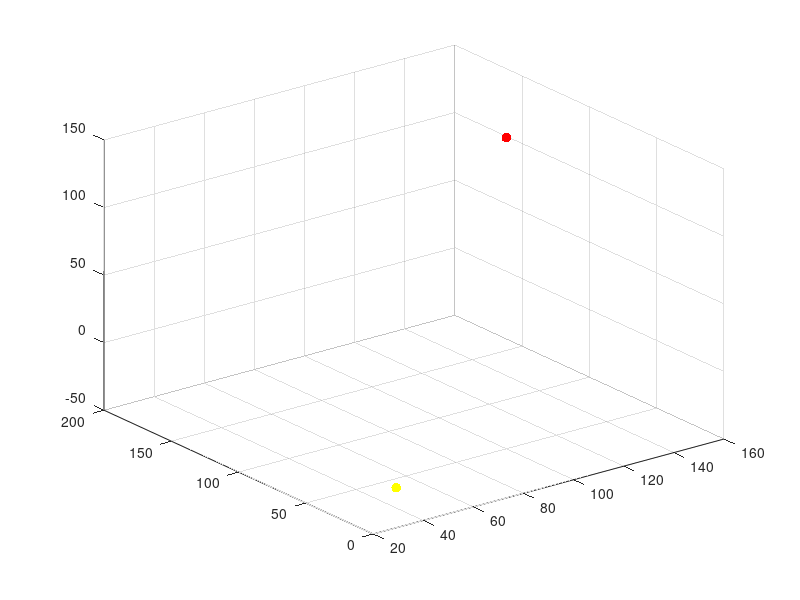

MATLAB code to generate this figure: (Note: this script raises an error after producing the figure.)
clear all
close all
clc
% run('bt-1.3/make_oct.m')

%% Options for plotting polytopes:
red.color = [1 0 0];
red.alpha = 1;

gray.color = [0.05 0.05 0.05];
gray.alpha = 0.01;

green.color = [0 1 0];
green.alpha = 0.1;

yellow.color = [1 1 0];
yellow.alpha = 0.2;
%% Generate random environment
%% 1. Random bounding box
rpx = rand*100; % center of bounding box in x
rpy = rand*100; % center of bounding box in y
rpz = rand*100; % center of bounding box in z

% creating bounding box randomly
margin = 15; % margin put to ensure no obstacles on the start and goal points
xlimits = [rpx-50*rand-50 rpx+50*rand+50];
ylimits = [rpy-50*rand-50 rpy+50*rand+50];
zlimits = [rpz-50*rand-50 rpz+50*rand+50];
[bounding_box_x, bounding_box_y, bounding_box_z] = meshgrid(xlimits, ylimits, zlimits);

fake_margin=0.1; % margin used to plot the bounding box such that it is not on top of some polytope (asthetics reasons only)
xlimits_fake = [xlimits(1)-fake_margin xlimits(2)+fake_margin];
ylimits_fake = [ylimits(1)-fake_margin ylimits(2)+fake_margin];
zlimits_fake = [zlimits(1)-fake_margin zlimits(2)+fake_margin];
[bounding_box_x_fake, bounding_box_y_fake, bounding_box_z_fake] = meshgrid(xlimits_fake, ylimits_fake, zlimits_fake);

bounding_box.V = [reshape(bounding_box_x,1,[]); reshape(bounding_box_y,1,[]); reshape(bounding_box_z,1,[])];
bounding_box_fake.V = [reshape(bounding_box_x_fake,1,[]); reshape(bounding_box_y_fake,1,[]); reshape(bounding_box_z_fake,1,[])];

%% Start and Goal Points:
start = [xlimits(1)+0.5*rand*(margin), ylimits(1)+0.5*rand*(margin), zlimits(1)+0.5*rand*(margin)];
goal = [xlimits(2)-0.5*rand*(margin), ylimits(2)-0.5*rand*(margin), zlimits(2)-0.5*rand*(margin)];
scatter3(start(1), start(2), start(3), 50, 'y', 'filled'); hold on
scatter3(goal(1), goal(2), goal(3), 50, 'r', 'filled'); hold on

plot(polyh(bounding_box_fake,'v'), gray); hold on

%% 2. Random obstacles
xlimits_obstacles_region = [xlimits(1)+margin xlimits(2)-margin];
ylimits_obstacles_region = [ylimits(1)+margin ylimits(2)-margin];
zlimits_obstacles_region = [zlimits(1)+margin zlimits(2)-margin];

nGrids = randi([1, 5]); % number of grids per axis
xsteps = (xlimits_obstacles_region(2)-xlimits_obstacles_region(1))/nGrids;
ysteps = (ylimits_obstacles_region(2)-ylimits_obstacles_region(1))/nGrids;
zsteps = (zlimits_obstacles_region(2)-zlimits_obstacles_region(1))/nGrids;

nObstacles = randi(min(20, nGrids^3)); % limit the number of obstacles to 10 obstacles
GridIndices = randi([1, nGrids], 3, nObstacles);
Obstacles_As = {};
Obstacles_bs = {};
Obstacles=[];
nPoints = randi([20, 30]); % number of points to construct an obstacle
for i=1:nObstacles
    Obstacle_ix = (xlimits_obstacles_region(1)+0.5*xsteps + xsteps*(GridIndices(1,i)-1)) + 0.495*(2*rand(1, nPoints)-1)*xsteps;
    Obstacle_iy = (ylimits_obstacles_region(1)+0.5*ysteps + ysteps*(GridIndices(2,i)-1)) + 0.495*(2*rand(1, nPoints)-1)*ysteps;
    Obstacle_iz = (zlimits_obstacles_region(1)+0.5*zsteps + zsteps*(GridIndices(3,i)-1)) + 0.495*(2*rand(1, nPoints)-1)*zsteps;
    Obstacles(:,:,end+1) = [Obstacle_ix; Obstacle_iy; Obstacle_iz];
    rep.V = Obstacles(:,:,end);
    plot(polyh(rep, 'v'), red); hold on
end

%% Generate collision-free polytopes:
[A_bounds, b_bounds] = vert2con(bounding_box.V');
nSeeds = nObstacles; % limit the number of obstacles to 10 obstacles
GridIndices = randi([0, nGrids-1], 3, nSeeds);
As = {};
bs = {};
seeds = [];
seeds_vec = [0.5 0.5 0];
safe_regions = struct('A', {}, 'b', {}, 'C', {}, 'd', {}, 'point', {});
for i=1:nSeeds
    randomized = seeds_vec(randperm(3));
    seed_ix = (xlimits_obstacles_region(1)+randomized(1)*xsteps+xsteps*(GridIndices(1,i)));
    seed_iy = (ylimits_obstacles_region(1)+randomized(2)*ysteps+ysteps*(GridIndices(2,i)));
    seed_iz = (zlimits_obstacles_region(1)+randomized(3)*zsteps+zsteps*(GridIndices(3,i)));
    seeds(end+1,:) = [seed_ix, seed_iy, seed_iz];
    [A, b, C, d, ~] = iris.inflate_region(Obstacles, A_bounds, b_bounds, seeds(end,:)');
    safe_regions(end+1) = struct('A', A, 'b', b, 'C', C, 'd', d, 'point', seeds(end,:));
    polytope.B = A; polytope.b = b;
    plot(polyh(polytope, 'h'), green); hold on
    As{end+1}=A;
    bs{end+1}=b;
end

[A_start, b_start, C, d, ~] = iris.inflate_region(Obstacles, A_bounds, b_bounds, start');
safe_regions(end+1) = struct('A', A_start, 'b', b_start, 'C', C, 'd', d, 'point', start);
polytope.B = A_start; polytope.b = b_start;
plot(polyh(polytope, 'h'), green); hold on
As{end+1}=A_start;
bs{end+1}=b_start;

[A_goal, b_goal, C, d, ~] = iris.inflate_region(Obstacles, A_bounds, b_bounds, goal');
safe_regions(end+1) = struct('A', A_goal, 'b', b_goal, 'C', C, 'd', d, 'point', goal);
polytope.B = A_goal; polytope.b = b_goal;
plot(polyh(polytope, 'h'), green); hold on
As{end+1}=A_goal;
bs{end+1}=b_goal;

%% Path planning (Solving the optimization problem):
number_of_steps = 15; 
weight_goal = 1000;
weigth_inbetween = 0.1;
bigM = 100;
nPolytopes = length(bs);

cvx_solver mosek
cvx_begin
    variable x(3, number_of_steps)
    binary variable c(nPolytopes, number_of_steps);

    cost = 0;
    for i = 1:(number_of_steps-1)
        cost = cost + pow_pos(norm(x(:, i) - x(:, i+1), 1), 2)*weigth_inbetween;
    end
    cost = cost + pow_pos(norm(x(:, 1) - start'), 2)*weight_goal;
    cost = cost + pow_pos(norm(x(:, number_of_steps) - goal'), 2)*weight_goal;
    start_mat = diag(start);
    goal_mat = diag(goal);
    minimize( cost )
    subject to
        for i = 1:number_of_steps
            A_bounds*x(:, i) <= b_bounds;
            cs=0;
            for j = 1:nPolytopes
                cell2mat(As(j))*x(:, i) <= cell2mat(bs(j)) + (1-c(j, i))*bigM;
                cs = cs + c(j, i);
            end
            cs == 1;
        end
        
cvx_end
path = [start', x, goal'];
plot3(path(1, :), path(2, :), path(3, :),'o','Color','b','MarkerSize',10,'MarkerFaceColor','#D9FFFF')
fnplt(cscvn(path),'b',1)

%% Plot variables:
title('Random Environment');
xlabel('X');
ylabel('Y');
zlabel('Z');
axis equal
legend('START', 'GOAL')
grid off